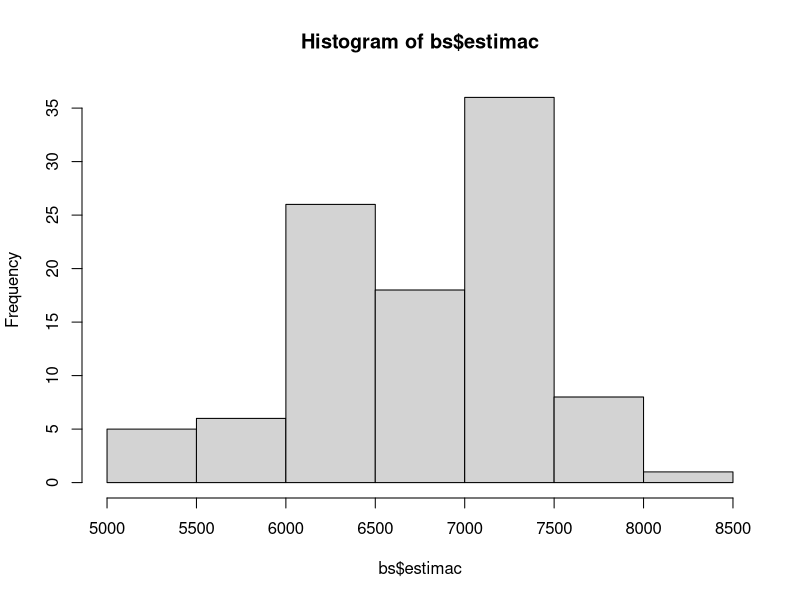

Here is the R script that generated this plot:
## ---- chunk 1
#Estimador bootstrap para un estadistico univariado

bootstrap2=function(muestra_base,B,fun,...) {

  n = length(muestra_base)
  estimac = rep(0,B)
  
  for (i in 1:B)
    estimac[i] = fun(sample(muestra_base,n,T),...)
  
  estboot = mean(estimac)   # Estimacion Bootstrap
  eeboot = sd(estimac)
  
  #print("----")
  #print(fun(muestra_base,...))
  #print("----")
  
  sesgo = estboot-fun(muestra_base,...)    # Sesgo 
  ecor = 2*fun(muestra_base,...) - estboot # Estimacion corregida
  
  #hist(estimac)
  
  return(list(estimador=estboot,eestandar=eeboot,sesgob=sesgo,ecor=ecor,estimac = estimac))
}

# 
B = 100                    # Numero de repeticiones
muestra_base = rock[,1]    # Muestra base
tipo_estimador = quantile  # Tipo de estimador
bs = bootstrap2(muestra_base,B,tipo_estimador,0.4)

bs
## ---- chunk 2
hist(bs$estimac)

## ---- chunk 3
B = 100                    # Numero de repeticiones
muestra_base = rock[,1]    # Muestra base
tipo_estimador = median    # Tipo de estimador
bs = bootstrap2(rock[,1],B,tipo_estimador)
bs
## ---- chunk 4
B = 100                    # Numero de repeticiones
muestra_base = rock[,1]    # Muestra base
tipo_estimador = mean    # Tipo de estimador
bs = bootstrap2(rock[,1],B,tipo_estimador)
bs
## ---- chunk 5
#Numero de muestras bootstrap para un valor de B
nmb1=function(datos,B,r,fun,...){
  
  ee=rep(0,r)
  
  for (i in 1:r)
    ee[i]=bootstrap2(datos,B,fun,...)$eestandar

  cv=sd(ee)/abs(mean(ee))  # Coeficiente de variabilidad
  
  print(cv)

}

nmb1(rock[,1],10,100,quantile,0.4)

## ---- chunk 6
nmb1(rock[,1],50,100,quantile,0.4)

## ---- chunk 7
nmb1(rock[,1],100,100,quantile,0.4)

## ---- chunk 8
system.time(nmb1(rock[,1],100,100,quantile,0.4))[3]

## ---- chunk 9

colesterol = c(224,237,213,207,221,202,231,220,218,215)

nmb1(colesterol,50,1500,quantile,0.4)


## ---- chunk 10
#Estimador bootstrap para la el coeficiente de correlacion

bootstrap_estimador_sesgo_corregido= function(datos,B,X,Y) {

  n=dim(datos)[1]
  estimac=rep(0,B)
  
  for (i in 1:B){
    indices=sample(1:n,n,T)
    estimac[i]=estimador_razon(datos,indices,X,Y)
    
  }
  
  
  estboot=mean(estimac)
  eeboot=sd(estimac)

  sesgo = estboot-estimador_razon(datos,1:dim(datos)[1],X,Y)     # Sesgo 
  ecor = 2*estimador_razon(datos,1:dim(datos)[1],X,Y) - estboot # Estimacion corregida

    
  return(list(estimador=estboot,eestandar=eeboot,sesgob=sesgo,ecor=ecor,estimac = estimac))

}


# Calculo de estimados de la razon
estimador_razon = function(datos,indice,X,Y) {
 
  mean_y = mean(datos[indice,Y]) 
  mean_x = mean(datos[indice,X])
  
  return(mean_y/mean_x)

}

## ---- chunk 11

B = 100                    # Numero de repeticiones

x = c(138,93,61,179,48,37,29,23,30,2)
y = c(143,104,69,260,75,63,50,48,111,50)

datos = cbind(y,x)

bootstrap_estimador_sesgo_corregido(datos,B,2,1)


## ---- chunk 12
datos[,1]
## ---- chunk 13
x = c(138,93,61,179,48,37,29,23,30,2)
y = c(143,104,69,260,75,63,50,48,111,50)

datos = cbind(y,x)
#indice = c(1,3,4)
indice = 1:dim(datos)[1]
#indice
#datos[indice,1]

#dim(datos)[1]
